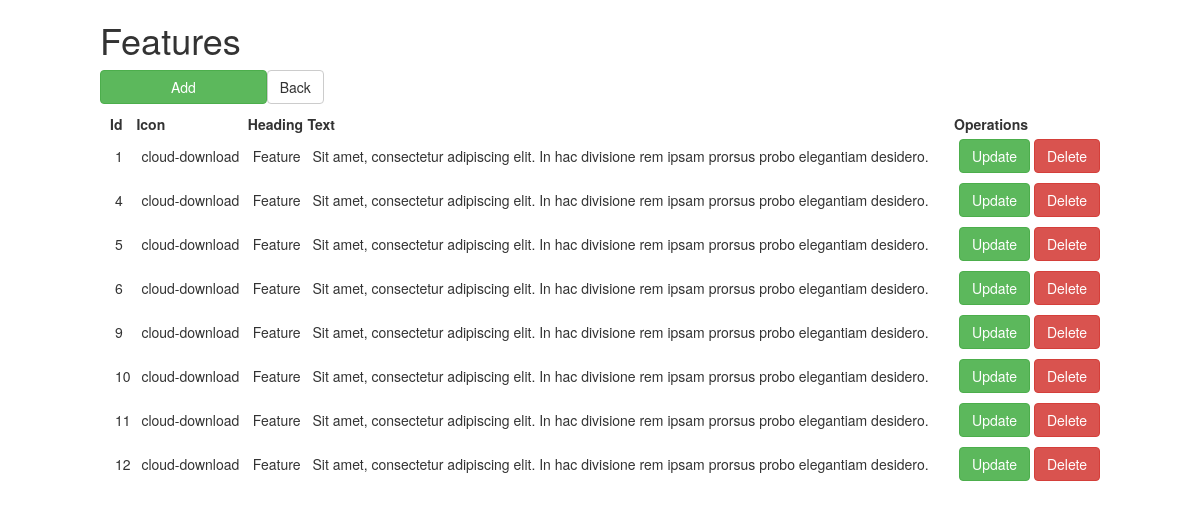
The app's page /admin/adminfeature.php (signed in) with its own data.
### tables this page shows
CREATE TABLE `features` (
  `id` int(10) NOT NULL,
  `icon` varchar(30) NOT NULL,
  `heading` varchar(50) NOT NULL,
  `text` text NOT NULL
);

### admin/adminfeature.php (the view, shortened to what this page needs)
<?php
if($_SESSION["login"]){
?>
<!DOCTYPE html>
<html>
	<head>
		<link rel="stylesheet" href="../assets/css/bootstrap.css">
	</head>
	<body>
        <h1>Features </h1>
        <a class='col-md-2 btn btn-success' href='featureadd.php'>Add</a>
		<table class="col-md-12" >
			<tr>
                <th>Id</th>
				<th>Icon</th>
				<th>Heading</th>
				<th>Text</th>
				<th>Operations</th>
			</tr>
			<?php
				include "db.php";
				if($db_con){
					$query="SELECT * FROM features";
					$sendQuery=mysqli_query($db_con,$query);
					while($row=mysqli_fetch_assoc($sendQuery)){?>
						<tr>
                        <?php
						foreach($row as $key => $value){
							echo "<td>".$value."</td>";
						}
						$id=$row['id']; ?>
                        <td>
							<a class='btn btn-success' href='featureupdate.php?id=<?= $id ?>'>Update</a>
							<a class='btn btn-danger' href='featuredelete.php?id=<?= $id ?>'>Delete</a>
						</td>
                        </tr>
					<?php }
				}else{
					echo "Qosulmadi!";
				}
			?>
		</table>
    <a href="adminpage.php" class="btn btn-default">Back</a>
	</body>
</html>
<?php
}else{
	header("Location:admin.php");
}
	?>

### admin/adminfeature.php (style rules this page uses)
body { width:1000px;margin:0 auto; }
table { margin:10px; }
table td { padding:5px; }

### records on screen
features: id "1", icon "cloud-download", heading "Feature", text "Sit amet, consectetur adipiscing elit. In hac divisione rem ipsam prorsus probo elegantiam desidero."
features: id "4", icon "cloud-download", heading "Feature", text "Sit amet, consectetur adipiscing elit. In hac divisione rem ipsam prorsus probo elegantiam desidero."
features: id "5", icon "cloud-download", heading "Feature", text "Sit amet, consectetur adipiscing elit. In hac divisione rem ipsam prorsus probo elegantiam desidero."
features: id "6", icon "cloud-download", heading "Feature", text "Sit amet, consectetur adipiscing elit. In hac divisione rem ipsam prorsus probo elegantiam desidero."
features: id "9", icon "cloud-download", heading "Feature", text "Sit amet, consectetur adipiscing elit. In hac divisione rem ipsam prorsus probo elegantiam desidero."
features: id "10", icon "cloud-download", heading "Feature", text "Sit amet, consectetur adipiscing elit. In hac divisione rem ipsam prorsus probo elegantiam desidero."
features: id "11", icon "cloud-download", heading "Feature", text "Sit amet, consectetur adipiscing elit. In hac divisione rem ipsam prorsus probo elegantiam desidero."
features: id "12", icon "cloud-download", heading "Feature", text "Sit amet, consectetur adipiscing elit. In hac divisione rem ipsam prorsus probo elegantiam desidero."
